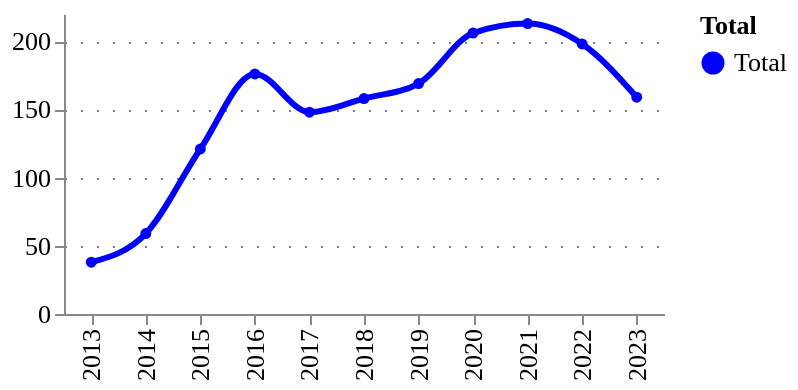

Notebook cell for this chart:
### Code cell
# ts_amounts_tech = utils.get_timeseries(tech_type_df, column='amount')
ts_counts_tech = utils.get_timeseries(tech_type_df, column='id')
utils.plot_quick_ts(ts_counts_tech, 'counts')

### Figure 1 — Vega-Lite specification as saved in the notebook (floating-point values rounded to 4 significant figures)
{"config": {"title": {"font": "Averta", "anchor": "start"}, "subtitle": {"font": "Averta"}, "axis": {"labelFont": "Averta", "titleFont": "Averta", "gridColor": "grey", "gridDash": [1, 7], "labelFontSize": 13, "titleFontSize": 13}, "header": {"labelFont": "Averta", "titleFont": "Averta"}, "legend": {"labelFont": "Averta", "titleFont": "Averta", "labelFontSize": 13, "titleFontSize": 13}, "range": {"category": ["#0000FF", "#FDB633", "#18A48C", "#9A1BBE", "#EB003B", "#FF6E47", "#646363", "#0F294A", "#97D9E3", "#A59BEE", "#F6A4B7", "#D2C9C0", "#FFFFFF", "#000000"], "ordinal": {"scheme": ["#0000FF", "#FDB633", "#18A48C", "#9A1BBE", "#EB003B", "#FF6E47", "#646363", "#0F294A", "#97D9E3", "#A59BEE", "#F6A4B7", "#D2C9C0", "#FFFFFF", "#000000"]}}, "view": {"strokeWidth": 0}}, "data": {"name": "data-4a83ce9ed7da3a9b4548f67a1a7a73ea"}, "mark": {"type": "line", "interpolate": "monotone", "point": {"filled": true, "size": 30}, "size": 3, "strokeDash": [0]}, "encoding": {"color": {"field": "Total", "legend": {"orient": "right"}, "type": "nominal"}, "tooltip": [{"field": "year", "title": "Year", "type": "ordinal"}, {"field": "Total", "type": "nominal"}, {"field": "amount", "format": ".3f", "title": "", "type": "quantitative"}], "x": {"field": "year", "title": "", "type": "ordinal"}, "y": {"field": "amount", "title": "", "type": "quantitative"}}, "height": 150, "title": {"anchor": "start", "text": "", "fontSize": 14, "subtitle": "", "subtitleFont": "Averta", "subtitleFontSize": 13}, "width": 300, "$schema": "https://vega.github.io/schema/vega-lite/v4.17.0.json", "datasets": {"data-4a83ce9ed7da3a9b4548f67a1a7a73ea": [{"year": 2013, "counts": 38, "Total": "Total", "amount": 38.0}, {"year": 2014, "counts": 59, "Total": "Total", "amount": 59.0}, {"year": 2015, "counts": 121, "Total": "Total", "amount": 121.0}, {"year": 2016, "counts": 176, "Total": "Total", "amount": 176.0}, {"year": 2017, "counts": 148, "Total": "Total", "amount": 148.0}, {"year": 2018, "counts": 158, "Total": "Total", "amount": 158.0}, {"year": 2019, "counts": 169, "Total": "Total", "amount": 169.0}, {"year": 2020, "counts": 206, "Total": "Total", "amount": 206.0}, {"year": 2021, "counts": 213, "Total": "Total", "amount": 213.0}, {"year": 2022, "counts": 198, "Total": "Total", "amount": 198.0}, {"year": 2023, "counts": 159, "Total": "Total", "amount": 159.0}]}}
